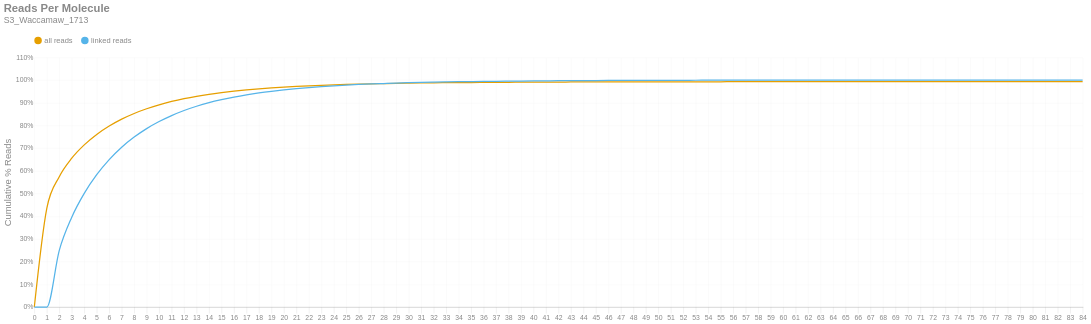

The notebook cell this image was saved under:
### Markdown cell above
### Reads per Molecule
This chart shows the cumulative distribution of the number of reads per linked molecule. That is, how many alignments are associated with a unique molecule. This excludes the number of reads associated with invalid or absent linked-read barcodes. The `linked` histogram is the percentages recalculated when disregarding singletons.

### Code cell
if SKIPLR:
    print_html(f"Skipped")
else:
    counts = np.bincount(valids['reads'].cast(pl.Int64).to_numpy())
    weighted = counts * np.arange(len(counts))
    all_perc = weighted / n_reads
    linked_perc = weighted / n_linked_reads
    linked_perc[1] = 0
    binned_df = pl.DataFrame({
        'readsper': list(range(len(counts))),
        'all reads (cumsum)': np.cumsum(all_perc).tolist(),
        'linked reads (cumsum)': np.cumsum(linked_perc).tolist(),
    })

    with SafeRender(binned_df):
        (
            density_plot(binned_df, 'Reads Per Molecule', samplename, 'readspmol')
            .encode(
                x=alt.X('readsper:O', title=None).axis(labelAngle=0).scale(padding=0),
                y=alt.Y('value:Q', title='Cumulative % Reads').axis(format='%').stack(False),
                color=alt.Color("key:N").scale(domain=["all reads", "linked reads"]),
                tooltip=[
                    alt.Tooltip("key:N", title="Data Type"),
                    alt.Tooltip("readsper:O", title="Reads Per Molecule"),
                    alt.Tooltip("value:Q", format=".2%", title="% Reads (Cum.)")
                ]            
            )
        ).display()

### Figure 1 — Vega-Lite specification as saved in the notebook (floating-point values rounded to 4 significant figures)
{"width": "container", "height": 400, "config": {"title": {"anchor": "start", "dy": -15, "fontSize": 18, "color": "#888888", "subtitleColor": "#888888", "subtitleFontSize": 14}, "arc": {"fill": "#0072B2"}, "axis": {"domainColor": "#888888", "domainWidth": 0.5, "gridWidth": 0.2, "grid": false, "titleFontWeight": 400, "titleFontSize": 15, "labelFontSize": 11, "labelColor": "#888888", "tickColor": "#888888", "tickWidth": 0.2, "titleColor": "#888888"}, "axisBand": {"grid": false}, "axisX": {"grid": true, "tickSize": 10, "domainCap": "round"}, "axisY": {"domain": false, "grid": true, "tickSize": 0, "domainCap": "round"}, "background": "transparent", "header": {"labelFontSize": 15, "labelColor": "#888888", "titleFontSize": 15, "titleFontWeight": 600, "titleColor": "#888888"}, "legend": {"labelFont": "sans-serif", "labelFontSize": 12, "labelColor": "#888888", "symbolSize": 100, "symbolType": "circle", "titleFontSize": 12, "titlePadding": 10, "titleColor": "#888888", "title": null, "orient": "top"}, "range": {"category": ["#E69F00", "#56B4E9", "#009E73", "#F0E442", "#0072B2", "#D55E00", "#CC79A7", "#000000"], "diverging": ["#cfe8f3", "#a2d4ec", "#73bfe2", "#46abdb", "#1696d2", "#12719e"]}, "area": {"fill": "#0072B2", "fillOpacity": 0.7, "line": true, "strokeOpacity": 0.7}, "line": {"color": "#0072B2", "stroke": "#0072B2", "strokeWidth": 2}, "trail": {"color": "#0072B2", "stroke": "#0072B2", "strokeWidth": 0, "size": 1}, "point": {"filled": true, "fillOpacity": 1.0, "size": 95}, "text": {"color": "#888888", "fontSize": 11, "align": "right", "fontWeight": 400, "size": 11}, "bar": {"fill": "#0072B2", "stroke": null}, "view": {"stroke": null, "continuousWidth": 660, "continuousHeight": 400}}, "data": {"name": "data-e479bdb4e7f87298d80820183609c572"}, "mark": {"type": "line", "interpolate": "monotone", "point": {"opacity": 0, "size": 275}}, "encoding": {"color": {"field": "key", "scale": {"domain": ["all reads", "linked reads"]}, "type": "nominal"}, "tooltip": [{"field": "key", "title": "Data Type", "type": "nominal"}, {"field": "readsper", "title": "Reads Per Molecule", "type": "ordinal"}, {"field": "value", "format": ".2%", "title": "% Reads (Cum.)", "type": "quantitative"}], "x": {"axis": {"labelAngle": 0}, "field": "readsper", "scale": {"padding": 0}, "title": null, "type": "ordinal"}, "y": {"axis": {"format": "%"}, "field": "value", "stack": false, "title": "Cumulative % Reads", "type": "quantitative"}}, "params": [{"name": "param_c36ac31b6afebe62", "select": {"type": "point", "fields": ["key"]}, "bind": "legend"}], "title": {"text": "Reads Per Molecule", "subtitle": "S3_Waccamaw_1713"}, "transform": [{"fold": ["all reads (cumsum)", "linked reads (cumsum)"]}, {"calculate": "replace(datum.key, ' (cumsum)', '')", "as": "key"}, {"filter": {"param": "param_c36ac31b6afebe62"}}], "usermeta": {"embedOptions": {"downloadFileName": "S3_Waccamaw_1713.readspmol"}}, "$schema": "https://vega.github.io/schema/vega-lite/v6.1.0.json", "datasets": {"data-e479bdb4e7f87298d80820183609c572": [{"readsper": 0, "all reads (cumsum)": 0.0, "linked reads (cumsum)": 0.0}, {"readsper": 1, "all reads (cumsum)": 0.4351, "linked reads (cumsum)": 0.0}, {"readsper": 2, "all reads (cumsum)": 0.5744, "linked reads (cumsum)": 0.2498}, {"readsper": 3, "all reads (cumsum)": 0.6558, "linked reads (cumsum)": 0.3957}, {"readsper": 4, "all reads (cumsum)": 0.7145, "linked reads (cumsum)": 0.5008}, {"readsper": 5, "all reads (cumsum)": 0.7604, "linked reads (cumsum)": 0.5831}, {"readsper": 6, "all reads (cumsum)": 0.7974, "linked reads (cumsum)": 0.6495}, {"readsper": 7, "all reads (cumsum)": 0.828, "linked reads (cumsum)": 0.7043}, {"readsper": 8, "all reads (cumsum)": 0.853, "linked reads (cumsum)": 0.749}, {"readsper": 9, "all reads (cumsum)": 0.8737, "linked reads (cumsum)": 0.7862}, {"readsper": 10, "all reads (cumsum)": 0.8911, "linked reads (cumsum)": 0.8173}, {"readsper": 11, "all reads (cumsum)": 0.9058, "linked reads (cumsum)": 0.8437}, {"readsper": 12, "all reads (cumsum)": 0.9183, "linked reads (cumsum)": 0.866}, {"readsper": 13, "all reads (cumsum)": 0.9287, "linked reads (cumsum)": 0.8848}, {"readsper": 14, "all reads (cumsum)": 0.9375, "linked reads (cumsum)": 0.9005}, {"readsper": 15, "all reads (cumsum)": 0.9448, "linked reads (cumsum)": 0.9136}, {"readsper": 16, "all reads (cumsum)": 0.9511, "linked reads (cumsum)": 0.925}, {"readsper": 17, "all reads (cumsum)": 0.9566, "linked reads (cumsum)": 0.9347}, {"readsper": 18, "all reads (cumsum)": 0.9613, "linked reads (cumsum)": 0.9432}, {"readsper": 19, "all reads (cumsum)": 0.9654, "linked reads (cumsum)": 0.9505}, {"readsper": 20, "all reads (cumsum)": 0.969, "linked reads (cumsum)": 0.9569}, {"readsper": 21, "all reads (cumsum)": 0.9721, "linked reads (cumsum)": 0.9625}, {"readsper": 22, "all reads (cumsum)": 0.9748, "linked reads (cumsum)": 0.9673}, {"readsper": 23, "all reads (cumsum)": 0.977, "linked reads (cumsum)": 0.9714}, {"readsper": 24, "all reads (cumsum)": 0.979, "linked reads (cumsum)": 0.9749}, {"readsper": 25, "all reads (cumsum)": 0.9807, "linked reads (cumsum)": 0.978}, {"readsper": 26, "all reads (cumsum)": 0.9823, "linked reads (cumsum)": 0.9807}, {"readsper": 27, "all reads (cumsum)": 0.9835, "linked reads (cumsum)": 0.983}, {"readsper": 28, "all reads (cumsum)": 0.9846, "linked reads (cumsum)": 0.985}, {"readsper": 29, "all reads (cumsum)": 0.9857, "linked reads (cumsum)": 0.9869}, {"readsper": 30, "all reads (cumsum)": 0.9866, "linked reads (cumsum)": 0.9885}, {"readsper": 31, "all reads (cumsum)": 0.9874, "linked reads (cumsum)": 0.9899}, {"readsper": 32, "all reads (cumsum)": 0.988, "linked reads (cumsum)": 0.991}, {"readsper": 33, "all reads (cumsum)": 0.9885, "linked reads (cumsum)": 0.992}, {"readsper": 34, "all reads (cumsum)": 0.989, "linked reads (cumsum)": 0.9928}, {"readsper": 35, "all reads (cumsum)": 0.9894, "linked reads (cumsum)": 0.9935}, {"readsper": 36, "all reads (cumsum)": 0.9898, "linked reads (cumsum)": 0.9942}, {"readsper": 37, "all reads (cumsum)": 0.9901, "linked reads (cumsum)": 0.9949}, {"readsper": 38, "all reads (cumsum)": 0.9905, "linked reads (cumsum)": 0.9954}, {"readsper": 39, "all reads (cumsum)": 0.9907, "linked reads (cumsum)": 0.9959}, {"readsper": 40, "all reads (cumsum)": 0.991, "linked reads (cumsum)": 0.9964}, {"readsper": 41, "all reads (cumsum)": 0.9912, "linked reads (cumsum)": 0.9968}, {"readsper": 42, "all reads (cumsum)": 0.9915, "linked reads (cumsum)": 0.9973}, {"readsper": 43, "all reads (cumsum)": 0.9917, "linked reads (cumsum)": 0.9976}, {"readsper": 44, "all reads (cumsum)": 0.9918, "linked reads (cumsum)": 0.9978}, {"readsper": 45, "all reads (cumsum)": 0.9919, "linked reads (cumsum)": 0.9981}, {"readsper": 46, "all reads (cumsum)": 0.9921, "linked reads (cumsum)": 0.9984}, {"readsper": 47, "all reads (cumsum)": 0.9922, "linked reads (cumsum)": 0.9985}, {"readsper": 48, "all reads (cumsum)": 0.9923, "linked reads (cumsum)": 0.9987}, {"readsper": 49, "all reads (cumsum)": 0.9924, "linked reads (cumsum)": 0.9989}, {"readsper": 50, "all reads (cumsum)": 0.9925, "linked reads (cumsum)": 0.999}, {"readsper": 51, "all reads (cumsum)": 0.9925, "linked reads (cumsum)": 0.9991}, {"readsper": 52, "all reads (cumsum)": 0.9926, "linked reads (cumsum)": 0.9992}, {"readsper": 53, "all reads (cumsum)": 0.9926, "linked reads (cumsum)": 0.9993}, {"readsper": 54, "all reads (cumsum)": 0.9927, "linked reads (cumsum)": 0.9994}, {"readsper": 55, "all reads (cumsum)": 0.9927, "linked reads (cumsum)": 0.9995}, {"readsper": 56, "all reads (cumsum)": 0.9928, "linked reads (cumsum)": 0.9996}, {"readsper": 57, "all reads (cumsum)": 0.9928, "linked reads (cumsum)": 0.9996}, {"readsper": 58, "all reads (cumsum)": 0.9928, "linked reads (cumsum)": 0.9996}, {"readsper": 59, "all reads (cumsum)": 0.9928, "linked reads (cumsum)": 0.9997}, {"readsper": 60, "all reads (cumsum)": 0.9928, "linked reads (cumsum)": 0.9997}, {"readsper": 61, "all reads (cumsum)": 0.9929, "linked reads (cumsum)": 0.9997}, {"readsper": 62, "all reads (cumsum)": 0.9929, "linked reads (cumsum)": 0.9997}, {"readsper": 63, "all reads (cumsum)": 0.9929, "linked reads (cumsum)": 0.9997}, {"readsper": 64, "all reads (cumsum)": 0.9929, "linked reads (cumsum)": 0.9997}, {"readsper": 65, "all reads (cumsum)": 0.9929, "linked reads (cumsum)": 0.9998}, {"readsper": 66, "all reads (cumsum)": 0.9929, "linked reads (cumsum)": 0.9998}, {"readsper": 67, "all reads (cumsum)": 0.9929, "linked reads (cumsum)": 0.9998}, {"readsper": 68, "all reads (cumsum)": 0.9929, "linked reads (cumsum)": 0.9998}, {"readsper": 69, "all reads (cumsum)": 0.9929, "linked reads (cumsum)": 0.9999}, {"readsper": 70, "all reads (cumsum)": 0.9929, "linked reads (cumsum)": 0.9999}, {"readsper": 71, "all reads (cumsum)": 0.9929, "linked reads (cumsum)": 0.9999}, {"readsper": 72, "all reads (cumsum)": 0.993, "linked reads (cumsum)": 0.9999}, {"readsper": 73, "all reads (cumsum)": 0.993, "linked reads (cumsum)": 0.9999}, {"readsper": 74, "all reads (cumsum)": 0.993, "linked reads (cumsum)": 0.9999}, {"readsper": 75, "all reads (cumsum)": 0.993, "linked reads (cumsum)": 0.9999}, {"readsper": 76, "all reads (cumsum)": 0.993, "linked reads (cumsum)": 0.9999}, {"readsper": 77, "all reads (cumsum)": 0.993, "linked reads (cumsum)": 0.9999}, {"readsper": 78, "all reads (cumsum)": 0.993, "linked reads (cumsum)": 0.9999}, {"readsper": 79, "all reads (cumsum)": 0.993, "linked reads (cumsum)": 0.9999}, {"readsper": 80, "all reads (cumsum)": 0.993, "linked reads (cumsum)": 0.9999}, {"readsper": 81, "all reads (cumsum)": 0.993, "linked reads (cumsum)": 1.0}, {"readsper": 82, "all reads (cumsum)": 0.993, "linked reads (cumsum)": 1.0}, {"readsper": 83, "all reads (cumsum)": 0.993, "linked reads (cumsum)": 1.0}, {"readsper": 84, "all reads (cumsum)": 0.993, "linked reads (cumsum)": 1.0}]}}
